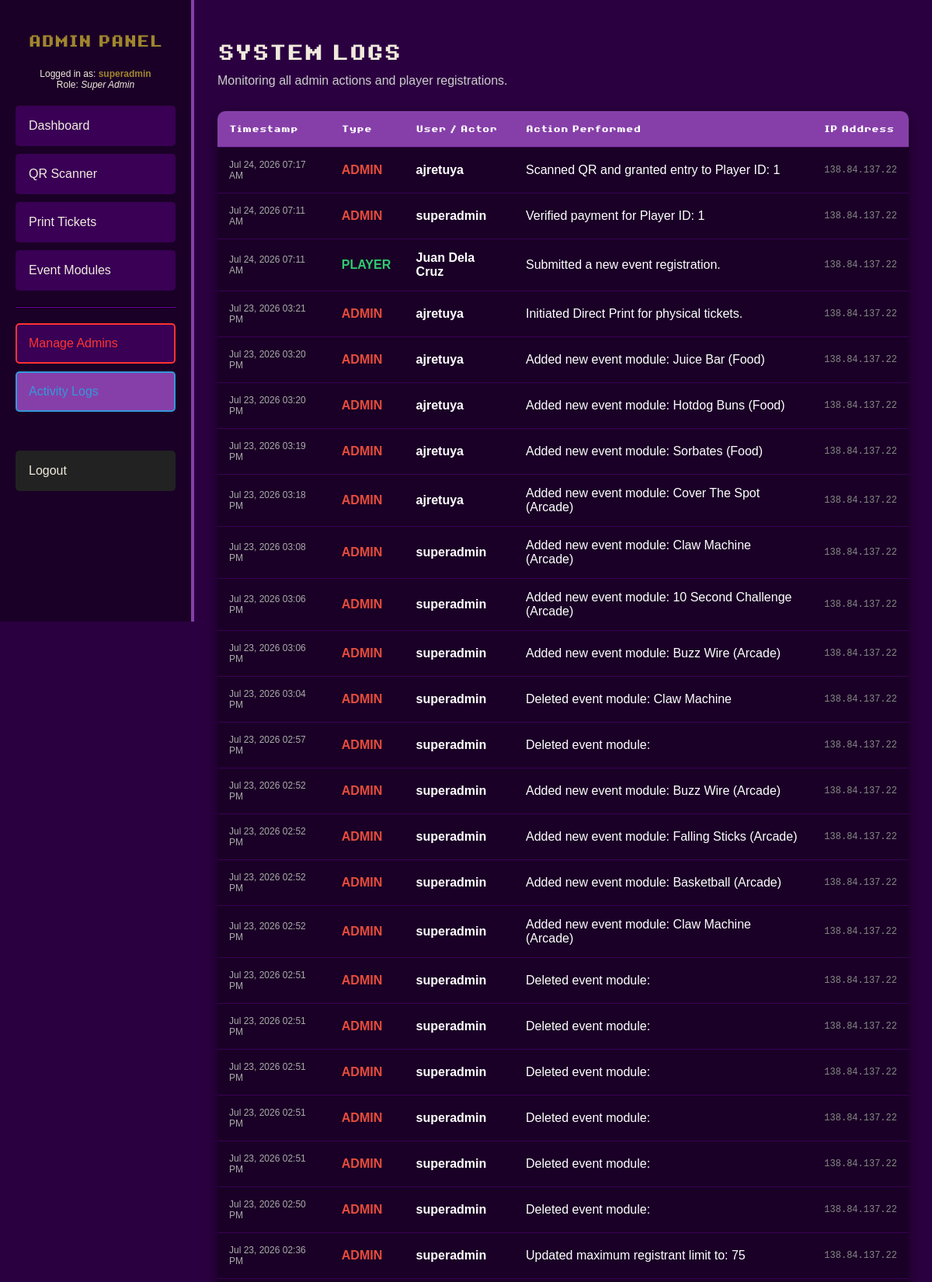
The page /admin/activity_logs.php (signed in, upper part) on the database its author committed.
### tables this page shows
CREATE TABLE `activity_logs` (
  `id` int(11) NOT NULL,
  `actor_type` enum('Admin','Registrant','System') NOT NULL,
  `actor_name` varchar(100) NOT NULL,
  `action_description` text NOT NULL,
  `ip_address` varchar(45) NOT NULL,
  `created_at` timestamp NOT NULL DEFAULT current_timestamp()
);

### admin/auth.php (called while the page is built, shortened)
<?php
$admin_username = $_SESSION['admin_username'];
$admin_role = $_SESSION['admin_role'];
?>

### admin/activity_logs.php (the view, shortened to what this page needs)
<?php
require 'auth.php';
require '../php/db_connect.php';
$logs_query = $conn->query("SELECT * FROM activity_logs ORDER BY created_at DESC LIMIT 500");
?>
<!DOCTYPE html>
<html lang="en">
<head>
    <link rel="stylesheet" href="css/admin_style.css?v=3.0">
</head>
<body>
    <div class="sidebar">
        <h2>ADMIN PANEL</h2>
        <div style="color: #f0eadd; font-size: 12px; margin-bottom: 20px; text-align: center;">
            Logged in as: <strong style="color: #a0862d;"><?php echo htmlspecialchars($admin_username); ?></strong><br>
            Role: <em><?php echo htmlspecialchars($admin_role); ?></em>
        </div>
        <a href="index.php">Dashboard</a>
        <a href="qr_scanner.php">QR Scanner</a>
        <a href="print_tickets.php">Print Tickets</a>
        <a href="event_modules.php">Event Modules</a>
        <?php if ($admin_role === 'Super Admin'): ?>
            <hr style="border-color: #390055; margin: 20px 0;">
            <a href="manage_admins.php" style="border-color: #ff3333; color: #ff3333;">Manage Admins</a>
            <a href="activity_logs.php" class="active" style="border-color: #3498db; color: #3498db;">Activity Logs</a>
        <?php endif; ?>
        <a href="logout.php" style="margin-top: 50px; background: #222;">Logout</a>
    </div>
    <div class="main-content">
        <h1 style="font-family: 'DetailsFont', sans-serif; color: #f0eadd;">SYSTEM LOGS</h1>
        <p style="color: #ccc; margin-top: -15px; margin-bottom: 30px;">Monitoring all admin actions and player registrations.</p>
        <table class="data-table">
            <thead>
                <tr>
                    <th>Timestamp</th>
                    <th>Type</th>
                    <th>User / Actor</th>
                    <th>Action Performed</th>
                    <th>IP Address</th>
                </tr>
            </thead>
            <tbody>
                <?php if ($logs_query->num_rows > 0): ?>
                    <?php while($row = $logs_query->fetch_assoc()): ?>
                    <tr>
                        <td style="font-size: 12px; color: #aaa;"><?php echo date('M d, Y h:i A', strtotime($row['created_at'])); ?></td>
                        <td>
                            <?php
                            if ($row['actor_type'] == 'Admin') echo "<span style='color: #e74c3c; font-weight: bold;'>ADMIN</span>";
                            elseif ($row['actor_type'] == 'Registrant') echo "<span style='color: #2ecc71; font-weight: bold;'>PLAYER</span>";
                            else echo "<span style='color: #f1c40f; font-weight: bold;'>SYSTEM</span>";
                            ?>
                        </td>
                        <td style="font-weight: bold; color: #fff;"><?php echo htmlspecialchars($row['actor_name']); ?></td>
                        <td><?php echo htmlspecialchars($row['action_description']); ?></td>
                        <td style="font-size: 12px; font-family: monospace; color: #888;"><?php echo htmlspecialchars($row['ip_address']); ?></td>
                    </tr>
                    <?php endwhile; ?>
                <?php else: ?>
                    <tr><td colspan='5' style='text-align:center;'>No activity logged yet.</td></tr>
                <?php endif; ?>
            </tbody>
        </table>
    </div>
</body>
</html>

### admin/css/admin_style.css (style rules this page uses)
body { margin: 0; font-family: 'Arial', sans-serif; background-color: #2b0040; color: #fff; display: flex; }
.sidebar { width: 250px; background-color: #1a0026; height: 100vh; padding: 20px; box-sizing: border-box; border-right: 4px solid #863fa9; position: fixed; }
.sidebar h2 { font-family: 'DetailsFont', sans-serif; color: #a0862d; text-align: center; margin-bottom: 20px; }
.sidebar a { display: block; color: #f0eadd; text-decoration: none; padding: 15px; margin-bottom: 10px; background: #390055; border-radius: 5px; border: 2px solid transparent; transition: 0.2s; }
.sidebar a:hover, .sidebar a.active { background: #863fa9; border-color: #f0eadd; }
.main-content { margin-left: 250px; padding: 30px; width: calc(100% - 250px); box-sizing: border-box; }
.data-table { width: 100%; border-collapse: collapse; background: #1a0026; border-radius: 10px; overflow: hidden; box-shadow: 0 5px 15px rgba(0,0,0,0.5); }
.data-table th, .data-table td { padding: 15px; text-align: left; border-bottom: 1px solid #390055; }
.data-table th { background: #863fa9; color: #fff; font-family: 'DetailsFont', sans-serif; font-size: 14px; }

### rows shown on the page
activity_logs: created_at "Jul 24, 2026 07:17 AM", actor_type "ADMIN", actor_name "ajretuya", action_description "Scanned QR and granted entry to Player ID: 1", ip_address "138.84.137.22"
activity_logs: created_at "Jul 24, 2026 07:11 AM", actor_type "ADMIN", actor_name "superadmin", action_description "Verified payment for Player ID: 1", ip_address "138.84.137.22"
activity_logs: created_at "Jul 24, 2026 07:11 AM", actor_type "PLAYER", actor_name "Juan Dela Cruz", action_description "Submitted a new event registration.", ip_address "138.84.137.22"
activity_logs: created_at "Jul 23, 2026 03:21 PM", actor_type "ADMIN", actor_name "ajretuya", action_description "Initiated Direct Print for physical tickets.", ip_address "138.84.137.22"
activity_logs: created_at "Jul 23, 2026 03:20 PM", actor_type "ADMIN", actor_name "ajretuya", action_description "Added new event module: Juice Bar (Food)", ip_address "138.84.137.22"
activity_logs: created_at "Jul 23, 2026 03:20 PM", actor_type "ADMIN", actor_name "ajretuya", action_description "Added new event module: Hotdog Buns (Food)", ip_address "138.84.137.22"
activity_logs: created_at "Jul 23, 2026 03:19 PM", actor_type "ADMIN", actor_name "ajretuya", action_description "Added new event module: Sorbates (Food)", ip_address "138.84.137.22"
activity_logs: created_at "Jul 23, 2026 03:18 PM", actor_type "ADMIN", actor_name "ajretuya", action_description "Added new event module: Cover The Spot (Arcade)", ip_address "138.84.137.22"
activity_logs: created_at "Jul 23, 2026 03:08 PM", actor_type "ADMIN", actor_name "superadmin", action_description "Added new event module: Claw Machine (Arcade)", ip_address "138.84.137.22"
activity_logs: created_at "Jul 23, 2026 03:06 PM", actor_type "ADMIN", actor_name "superadmin", action_description "Added new event module: 10 Second Challenge (Arcade)", ip_address "138.84.137.22"
activity_logs: created_at "Jul 23, 2026 03:06 PM", actor_type "ADMIN", actor_name "superadmin", action_description "Added new event module: Buzz Wire (Arcade)", ip_address "138.84.137.22"
activity_logs: created_at "Jul 23, 2026 03:04 PM", actor_type "ADMIN", actor_name "superadmin", action_description "Deleted event module: Claw Machine", ip_address "138.84.137.22"
activity_logs: created_at "Jul 23, 2026 02:57 PM", actor_type "ADMIN", actor_name "superadmin", action_description "Deleted event module:", ip_address "138.84.137.22"
activity_logs: created_at "Jul 23, 2026 02:52 PM", actor_type "ADMIN", actor_name "superadmin", action_description "Added new event module: Buzz Wire (Arcade)", ip_address "138.84.137.22"
activity_logs: created_at "Jul 23, 2026 02:52 PM", actor_type "ADMIN", actor_name "superadmin", action_description "Added new event module: Falling Sticks (Arcade)", ip_address "138.84.137.22"
activity_logs: created_at "Jul 23, 2026 02:52 PM", actor_type "ADMIN", actor_name "superadmin", action_description "Added new event module: Basketball (Arcade)", ip_address "138.84.137.22"
activity_logs: created_at "Jul 23, 2026 02:52 PM", actor_type "ADMIN", actor_name "superadmin", action_description "Added new event module: Claw Machine (Arcade)", ip_address "138.84.137.22"
activity_logs: created_at "Jul 23, 2026 02:51 PM", actor_type "ADMIN", actor_name "superadmin", action_description "Deleted event module:", ip_address "138.84.137.22"
activity_logs: created_at "Jul 23, 2026 02:51 PM", actor_type "ADMIN", actor_name "superadmin", action_description "Deleted event module:", ip_address "138.84.137.22"
activity_logs: created_at "Jul 23, 2026 02:51 PM", actor_type "ADMIN", actor_name "superadmin", action_description "Deleted event module:", ip_address "138.84.137.22"
activity_logs: created_at "Jul 23, 2026 02:51 PM", actor_type "ADMIN", actor_name "superadmin", action_description "Deleted event module:", ip_address "138.84.137.22"
activity_logs: created_at "Jul 23, 2026 02:51 PM", actor_type "ADMIN", actor_name "superadmin", action_description "Deleted event module:", ip_address "138.84.137.22"
activity_logs: created_at "Jul 23, 2026 02:50 PM", actor_type "ADMIN", actor_name "superadmin", action_description "Deleted event module:", ip_address "138.84.137.22"
activity_logs: created_at "Jul 23, 2026 02:36 PM", actor_type "ADMIN", actor_name "superadmin", action_description "Updated maximum registrant limit to: 75", ip_address "138.84.137.22"

### other values the page prints
$admin_username "superadmin"
$admin_role "Super Admin"
